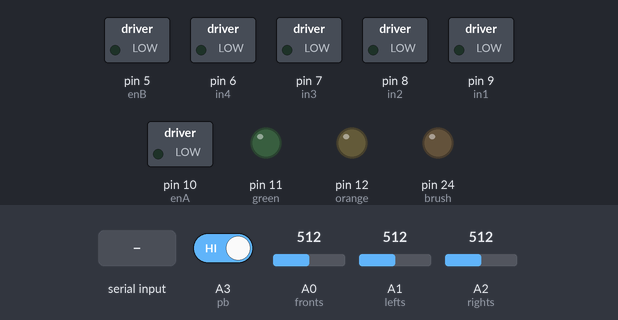
A sketch run on a simulated Arduino Mega 2560, built with avr-gcc and run on an emulated ATmega2560. On the bench: switched loads named in the sketch (green lamp = pin HIGH), output pins drawn as LEDs (lit = HIGH). Dashed ring = blinking. The inputs (shaded band) are chosen by the test bench; at power-on: A3 (pb) HIGH, A0 (fronts) = 512, A1 (lefts) = 512, A2 (rights) = 512.

Above: at 1.2 s.
1.3 s: A3 (pb) driven LOW
At 2.6 s:
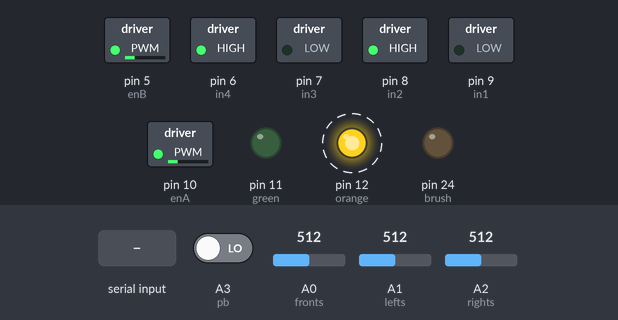
4.3 s: A3 (pb) driven HIGH
6.3 s: "F" received over Serial
At 6.8 s:
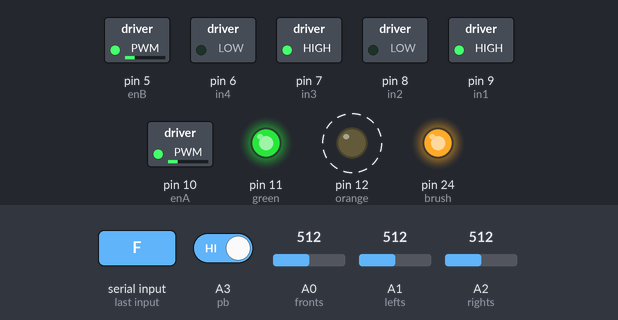
7.8 s: "B" received over Serial
At 9.0 s:
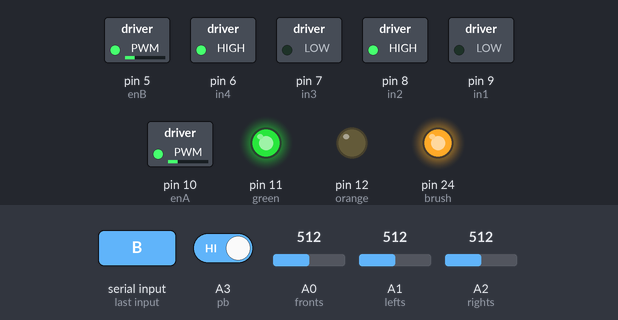
9.3 s: "L" received over Serial
At 10.3 s:
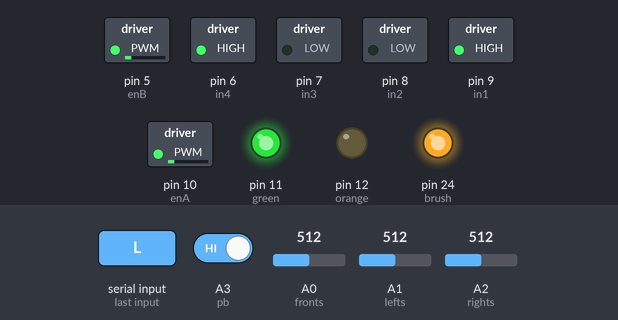
10.8 s: "R" received over Serial
At 11.5 s:
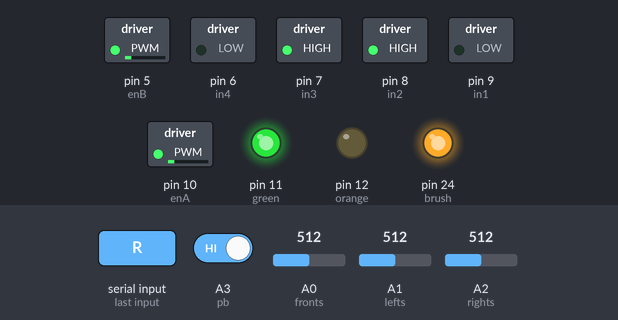
Timing chart, 0 to 13.3 s (numbered marks = the images above; inputs shaded):
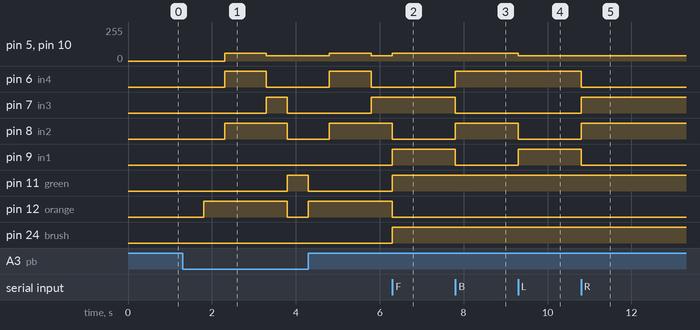

The sketch:

NEW_FINAL.ino
```cpp
int enA = 10;
int in1 = 9;
int in2 = 8;
// motor two
int enB = 5;
int in3 = 7;
int in4 = 6;

int green = 11;
int orange = 12;
char command;

int fronts = A0;
int lefts = A1;
int rights = A2;
int pb = A3;
int brush = 24;

void setup() {
  pinMode(enA, OUTPUT);
  pinMode(enB, OUTPUT);
  pinMode(in1, OUTPUT);
  pinMode(in2, OUTPUT);
  pinMode(in3, OUTPUT);
  pinMode(in4, OUTPUT);

pinMode(fronts,INPUT);
pinMode(lefts,INPUT);
pinMode(rights,INPUT);
pinMode(pb,INPUT);
pinMode(brush,OUTPUT);

pinMode(green,OUTPUT);
pinMode(orange,OUTPUT);
Serial.begin(9500);  //Set the baud rate to your Bluetooth module.

}

void forward() {
  digitalWrite(in1, HIGH);
  digitalWrite(in2, LOW);
  analogWrite(enA, 60);
  digitalWrite(in3, HIGH);
  digitalWrite(in4, LOW);
  analogWrite(enB, 60);

  digitalWrite(brush, HIGH);

}

void backward() {
  digitalWrite(in1, LOW);
  digitalWrite(in2, HIGH);
  analogWrite(enA, 60);
  digitalWrite(in3, LOW);
  digitalWrite(in4, HIGH);
  analogWrite(enB, 60);

  digitalWrite(brush, HIGH);

}

void left() {
  digitalWrite(in1, HIGH);
  digitalWrite(in2, LOW);
  analogWrite(enA, 40);
  digitalWrite(in3, LOW);
  digitalWrite(in4, HIGH);
  analogWrite(enB, 40);

  digitalWrite(brush, HIGH);

}

void right() {
  digitalWrite(in1, LOW);
  digitalWrite(in2, HIGH);
  analogWrite(enA, 40);
  digitalWrite(in3, HIGH);
  digitalWrite(in4, LOW);
  analogWrite(enB, 40);

  digitalWrite(brush, HIGH);

}

void tigil() {
  digitalWrite(brush,LOW);

  digitalWrite(in1, LOW);
  digitalWrite(in2, LOW);
  digitalWrite(in3, LOW);
  digitalWrite(in4, LOW);

  digitalWrite(orange,HIGH);
  digitalWrite(green,LOW);

}

void hinto()
{
  digitalWrite(brush,LOW);

  digitalWrite(in1, LOW);
  digitalWrite(in2, LOW);
  digitalWrite(in3, LOW);
  digitalWrite(in4, LOW);

  digitalWrite(orange,HIGH);
  digitalWrite(green,LOW);


}
void hinto2()
{
  digitalWrite(brush,LOW);

  digitalWrite(in1, LOW);
  digitalWrite(in2, LOW);
  digitalWrite(in3, LOW);
  digitalWrite(in4, LOW);

  digitalWrite(orange,HIGH);
  digitalWrite(green,LOW);

}
void autocar()
{
  int irleft = analogRead(lefts);
  int irright = analogRead(rights);
  int irfront = analogRead(fronts);


   if (irleft > 400)
  {
    digitalWrite(brush,LOW);

    digitalWrite(in1, LOW);
    digitalWrite(in2, LOW);
    digitalWrite(in3, LOW);
    digitalWrite(in4, LOW);
    delay(500);
    digitalWrite(orange,HIGH);
    digitalWrite(green,LOW);
    delay(500);
    digitalWrite(in1, LOW);
    digitalWrite(in2, HIGH);
    analogWrite(enA, 60);
    digitalWrite(in3, LOW);
    digitalWrite(in4, HIGH);
    analogWrite(enB, 60);
    delay(1000);
    digitalWrite(in1, LOW);
    digitalWrite(in2, HIGH);
    analogWrite(enA, 40);
    digitalWrite(in3, HIGH);
    digitalWrite(in4, LOW);
    analogWrite(enB, 40);
    delay(500);

    digitalWrite(green,HIGH);
    digitalWrite(orange,LOW);


   }

 else if (irright > 400)
 {
    digitalWrite(brush,LOW);

    digitalWrite(in1, LOW);
    digitalWrite(in2, LOW);
    digitalWrite(in3, LOW);
    digitalWrite(in4, LOW);
    delay(500);
    digitalWrite(orange,HIGH);
    digitalWrite(green,LOW);
    delay(500);
    digitalWrite(in1, LOW);
    digitalWrite(in2, HIGH);
    analogWrite(enA, 60);
    digitalWrite(in3, LOW);
    digitalWrite(in4, HIGH);
    analogWrite(enB, 60);
    delay(1000);
    digitalWrite(in1, HIGH);
    digitalWrite(in2, LOW);
    analogWrite(enA, 40);
    digitalWrite(in3, LOW);
    digitalWrite(in4, HIGH);
    analogWrite(enB, 40);
    delay(500);

     digitalWrite(green,HIGH);
     digitalWrite(orange,LOW);

   }

 else if (irfront > 400)
 {
    digitalWrite(brush,LOW);

    digitalWrite(in1, LOW);
    digitalWrite(in2, LOW);
    digitalWrite(in3, LOW);
    digitalWrite(in4, LOW);
    delay(500);
    digitalWrite(orange,HIGH);
    digitalWrite(green,HIGH);
    delay(500);
    digitalWrite(in1, LOW);
    digitalWrite(in2, HIGH);
    analogWrite(enA, 60);
    digitalWrite(in3, LOW);
    digitalWrite(in4, HIGH);
    analogWrite(enB, 60);
    delay(1000);
    digitalWrite(in1, LOW);
    digitalWrite(in2, HIGH);
    analogWrite(enA, 40);
    digitalWrite(in3, HIGH);
    digitalWrite(in4, LOW);
    analogWrite(enB, 40);
    delay(500);


    digitalWrite(green,HIGH);
    digitalWrite(orange,LOW);

   }

 else
  {
  digitalWrite(brush,HIGH);
  digitalWrite(in1, HIGH);
  digitalWrite(in2, LOW);
  analogWrite(enA, 60);
  digitalWrite(in3, HIGH);
  digitalWrite(in4, LOW);
  analogWrite(enB, 60);
  digitalWrite(green,HIGH);

  }


  }


void loop() {

  int pbstate = digitalRead(pb);

   if(Serial.available() > 0){
    command = Serial.read();
    switch(command){
    case 'F':
      digitalWrite(green,HIGH);
      digitalWrite(orange,LOW);

      digitalWrite(brush,HIGH);
      forward();
      break;
    case 'B':
       digitalWrite(green,HIGH);
       digitalWrite(orange,LOW);
       digitalWrite(brush,HIGH);
       backward();
      break;
    case 'L':
      digitalWrite(green,HIGH);
      digitalWrite(orange,LOW);
      digitalWrite(brush,HIGH);
      left();
      break;
    case 'R':
      digitalWrite(green,HIGH);
      digitalWrite(orange,LOW);
      digitalWrite(brush,HIGH);
      right();
      break;
    case 'V':
      hinto();
      digitalWrite(brush,LOW);
      break;
    case 'v':
      hinto2();
      digitalWrite(brush,LOW);
      break;
    case 'w':
      hinto();
      digitalWrite(brush,LOW);
      break;

    }
  }

    if (pbstate == LOW)
    {
      autocar();
     }


}
```

Measured:
- after the input at 1.3 s, pin 5 (enB), pin 10 (enA): 0/255 → 60/255 after 1.0 s, → 40/255 1.0 s later; pin 6 (in4): LOW → HIGH after 1.0 s, → LOW 1.0 s later; pin 7 (in3): LOW → HIGH after 2.0 s, → LOW 0.50 s later; pin 8 (in2): LOW → HIGH after 1.0 s, → LOW 1.5 s later; pin 11 (green): LOW → HIGH after 2.5 s
- after the input at 6.3 s, pin 5 (enB), pin 10 (enA): 40/255 → 60/255 at once; pin 8 (in2): HIGH → LOW at once; pin 9 (in1), pin 24 (brush): LOW → HIGH at once
- after the input at 7.8 s, pin 6 (in4), pin 8 (in2): LOW → HIGH at once; pin 7 (in3), pin 9 (in1): HIGH → LOW at once
- after the input at 9.3 s, pin 5 (enB), pin 10 (enA): 60/255 → 40/255 at once; pin 8 (in2): HIGH → LOW at once; pin 9 (in1): LOW → HIGH at once
- after the input at 10.8 s, pin 6 (in4), pin 9 (in1): HIGH → LOW at once; pin 7 (in3), pin 8 (in2): LOW → HIGH at once
